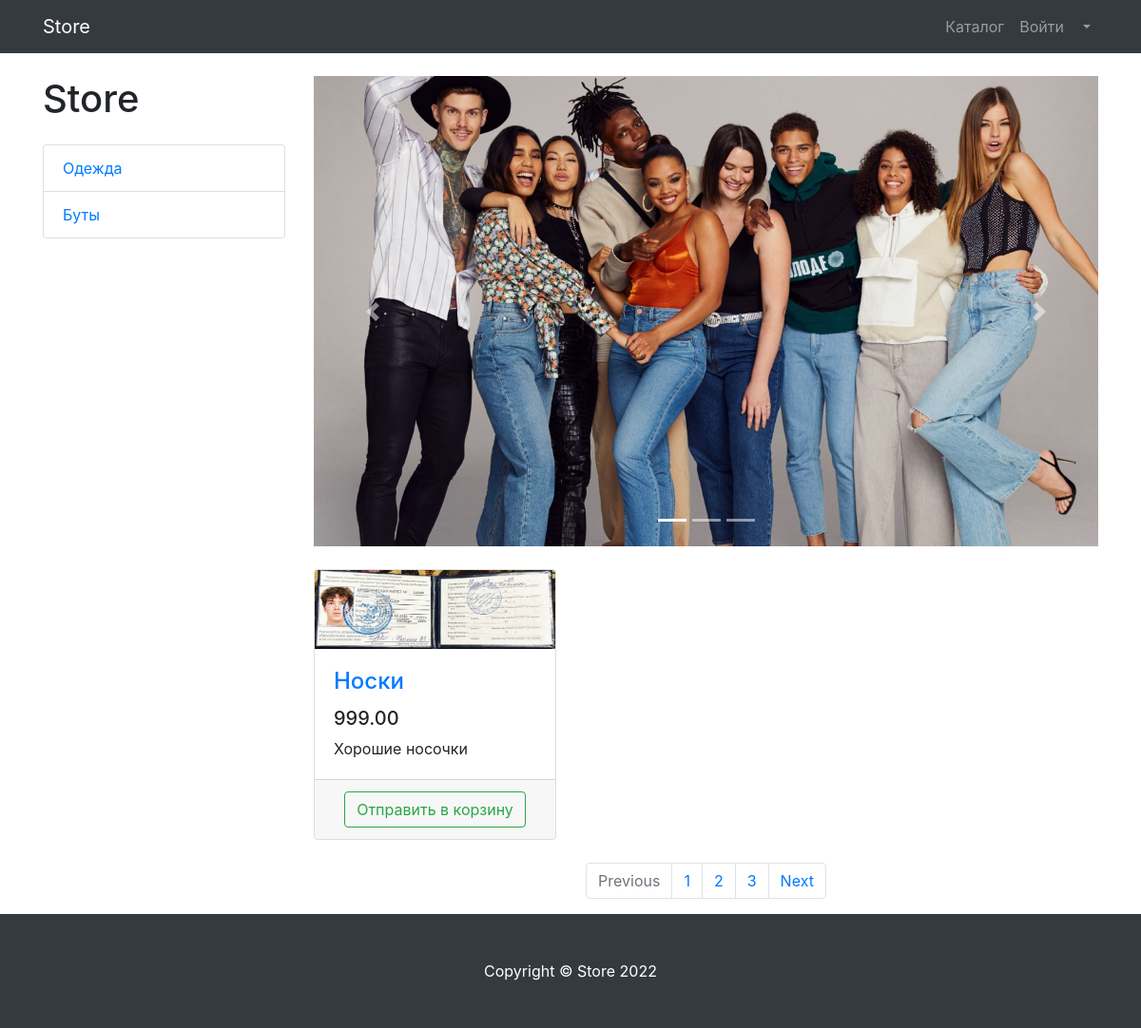
/products/, run on an earlier commit of the app's database.
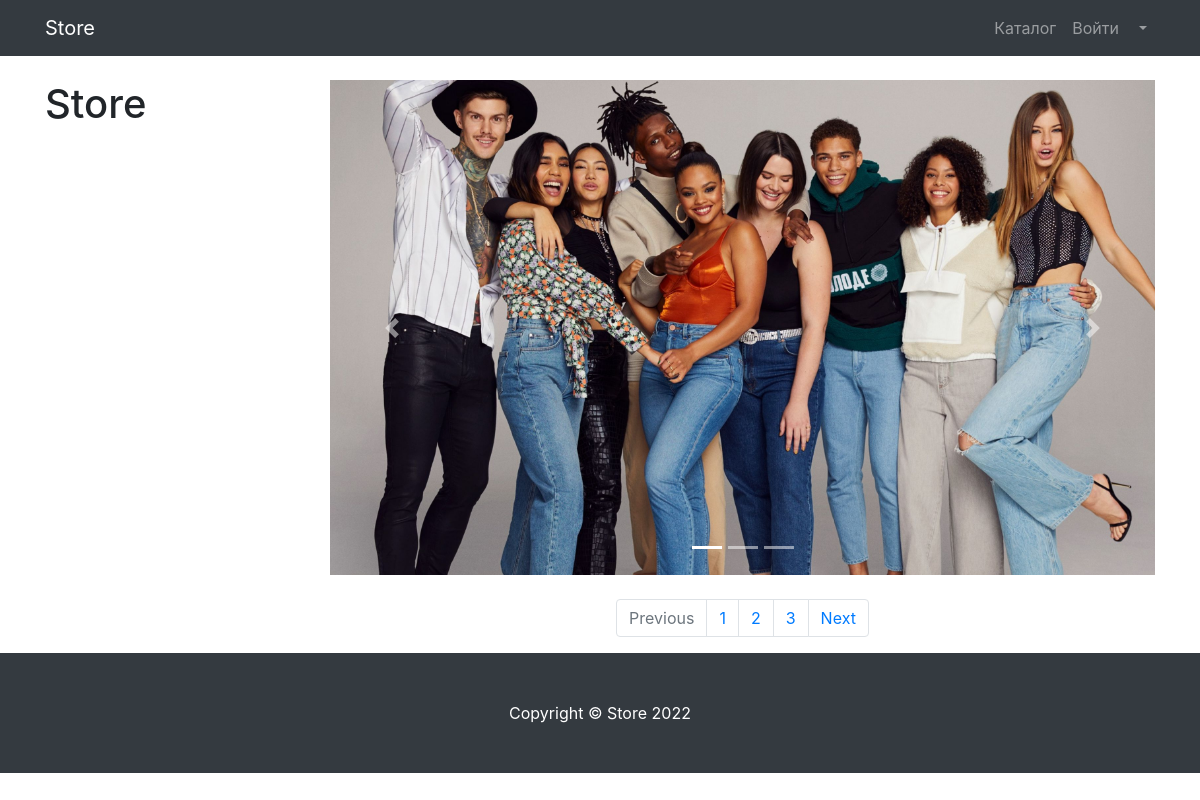
And on a later commit of the database.
### products/models.py (models this page shows, shortened)
class ProductCategory(models.Model):
    name = models.CharField(max_length=128, unique=True)
    description = models.TextField(null=True, blank=True)

class Product(models.Model):
    name = models.CharField(max_length=256)
    description = models.TextField()
    price = models.DecimalField(max_digits=6, decimal_places=2)
    quantity = models.PositiveIntegerField(default=0)
    image = models.ImageField(upload_to='products_images')
    category = models.ForeignKey(to=ProductCategory, on_delete=models.PROTECT)

### products/views.py (the view)
# urls.py: path('', products, name='index'),
def products(request):
    context = {
        'products': Product.objects.all(),
        'categories': ProductCategory.objects.all()
    }
    return render(request, 'products/products.html', context)

### products/templates/products/products.html (shortened to what this page needs)
{% extends 'products/base.html' %}
{% load static %}
{% block css %}
    <link href="{% static 'vendor/css/products.css' %}" rel="stylesheet">
{% endblock %}
{% block content %}
    <div class="container">
    <div class="row">
        <div class="col-lg-3">
            <h1 class="my-4">Store</h1>
            <div class="list-group">
                {% for category in categories %}
                    <a href="#" class="list-group-item">{{ category.name }}</a>
                {% endfor %}
            </div>
        </div>
        <div class="col-lg-9">
            <div id="carouselExampleIndicators" class="carousel slide my-4" data-ride="carousel">
                <ol class="carousel-indicators">
                    <li data-target="#carouselExampleIndicators" data-slide-to="0" class="active"></li>
                    <li data-target="#carouselExampleIndicators" data-slide-to="1"></li>
                    <li data-target="#carouselExampleIndicators" data-slide-to="2"></li>
                </ol>
                <div class="carousel-inner" role="listbox">
                    <div class="carousel-item active">
                        <img class="d-block img-fluid" src="/static/vendor/img/slides/slide-1.jpg" alt="First slide">
                    </div>
                </div>
                <a class="carousel-control-prev" href="#carouselExampleIndicators" role="button" data-slide="prev">
                    <span class="carousel-control-prev-icon" aria-hidden="true"></span>
                </a>
                <a class="carousel-control-next" href="#carouselExampleIndicators" role="button" data-slide="next">
                    <span class="carousel-control-next-icon" aria-hidden="true"></span>
                </a>
            </div>
            <div class="row">
                {% for product in products %}
                    <div class="col-lg-4 col-md-6 mb-4">
                        <div class="card h-100">
                            <a href="#">
                                <img class="card-img-top"
                                     src="{{ product.image.url }}"
                                     alt="">
                            </a>
                            <div class="card-body">
                                <h4 class="card-title">
                                    <a href="#">{{ product.name }}</a>
                                </h4>
                                <h5>{{ product.price }}</h5>
                                <p class="card-text">{{ product.description }}</p>
                            </div>
                            <div class="card-footer text-center">
                                <button type="button" class="btn btn-outline-success">Отправить в корзину</button>
                            </div>
                        </div>
                    </div>
                {% endfor %}
            </div>
            <nav aria-label="Page navigation example">
                <ul class="pagination justify-content-center">
                    <li class="page-item disabled">
                        <a class="page-link" href="#" tabindex="-1" aria-disabled="true">Previous</a>
                    </li>
                    <li class="page-item"><a class="page-link" href="#">1</a></li>
                    <li class="page-item"><a class="page-link" href="#">2</a></li>
                    <li class="page-item"><a class="page-link" href="#">3</a></li>
                    <li class="page-item">
                        <a class="page-link" href="#">Next</a>
                    </li>
                </ul>
            </nav>
        </div>
    </div>
</div>
{% endblock %}
{% block footer %}
    <footer class="py-5 bg-dark">
    <div class="container">
        <p class="m-0 text-center text-white">Copyright &copy; Store 2022</p>
    </div>
</footer>
{% endblock %}

What changed in the data, as far as the page shows it:
removed ProductCategory: name "Одежда"
removed ProductCategory: name "Буты"
removed Product: image (picture), name "Носки", price "999.00", description "Хорошие носочки"
